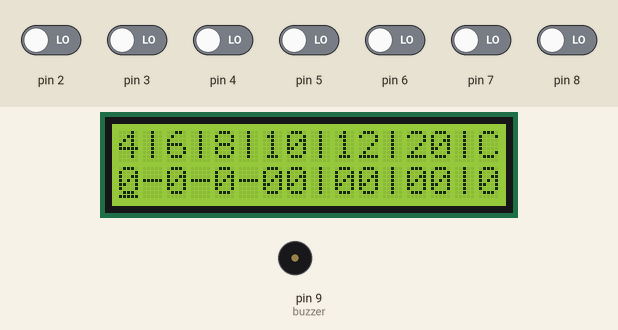
This program was run on a simulated Arduino Nano, built with avr-gcc and run on an emulated ATmega328P. Shown: 16×2 character LCD, buzzer (waves = sounding). Inputs (shaded band) come from the test bench; at power-on: pin 2–8 LOW. Random numbers use the default seed unless the program sets one; what the program prints to the serial monitor is not drawn.

Above: at 3.3 s.
3.4 s: pin 2 driven HIGH
At 6.2 s:
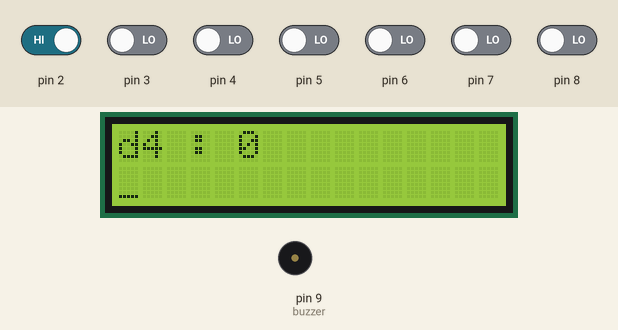
6.4 s: pin 8 driven HIGH
At 7.5 s:
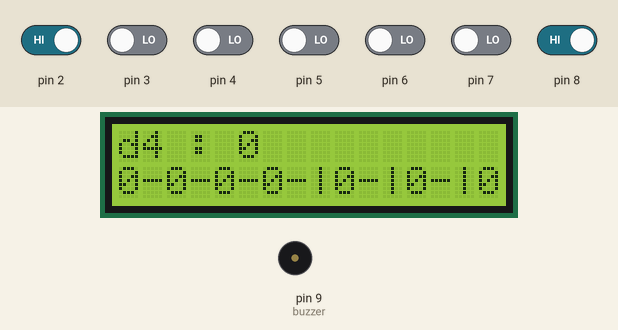
9.4 s: pin 4 driven HIGH
At 9.6 s:
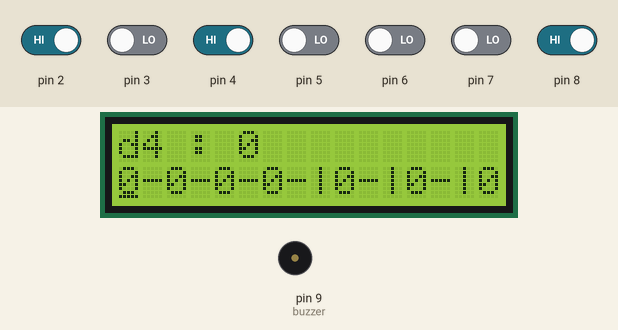
11.2 s: pin 3 driven HIGH
At 12.4 s:
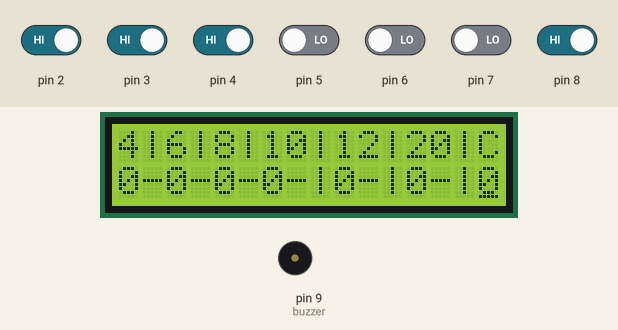
13.4 s: pin 5 driven HIGH
At 15.3 s:
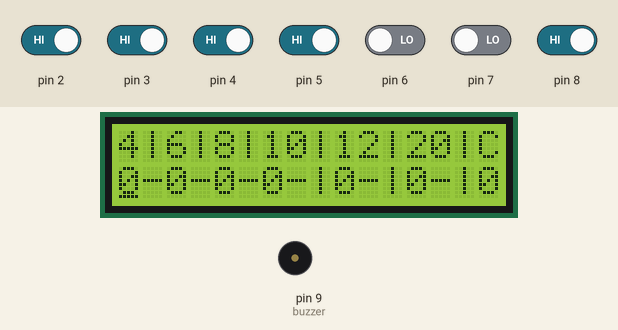
15.5 s: pin 6 driven HIGH
At 16.6 s:
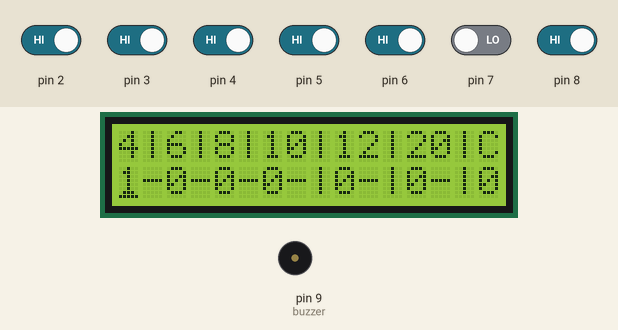
Timing chart, 0 to 18.5 s (numbered marks = the images above; inputs shaded):
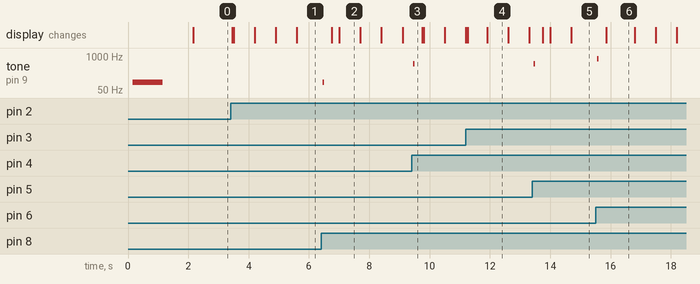

Measured:
- after the input at 6.4 s, tone on pin 9 (buzzer): silent → 100 Hz after 0.05 s, → silent 0.05 s later
- after the input at 9.4 s, tone on pin 9 (buzzer): silent → 500 Hz after 0.05 s, → silent 0.05 s later
- after the input at 13.4 s, tone on pin 9 (buzzer): silent → 500 Hz after 0.05 s, → silent 0.05 s later
- after the input at 15.5 s, tone on pin 9 (buzzer): silent → 800 Hz after 0.05 s, → silent 0.05 s later

The program:

main.cpp
```cpp
#include <Arduino.h>
//I2C and LCD lib
#include <Wire.h>
#include <LiquidCrystal_I2C.h>
//Button control lib
#include "avdweb_Switch.h"
//Button Pins
//top left = 2
Switch TopLeftButton = Switch(2, INPUT, HIGH);
//bottem left = 3
Switch BottomLeftButton = Switch(3, INPUT, HIGH);
//DLEFT = 4
Switch DPleft = Switch(4, INPUT, HIGH);
//DRIGHT = 5
Switch DPright = Switch(5, INPUT, HIGH);
//dUP = 6
Switch DPup = Switch(6, INPUT, HIGH);
//DDOWN = 7
Switch DPdown = Switch(7, INPUT, HIGH);
//DCENTRE = 8
Switch DPcenture = Switch(8, INPUT, HIGH);

//Buzer pin
const int buzzer = 9; //buzzer to arduino pin 9


//LCD CURSOR QUARDS
int x = 0;
int y = 1;
bool cursorflash = 0;
bool diceroaled = false;
int diceroles[7];
const int jumparray[] = {2,2,2,3,3,3,3};
int jumparray_pos = 0;
int d4 = 0,d6 = 0,d8 = 0,d10 = 0,d12 = 0,d20 = 0,d100 = 0;
int roaled_dice_list_pos = 0;
String D4roles = "", D6roles = "", D8roles = "", D10roles = "", D12roles = "", D20roles = "", D100roles = "";

//Definding functions
void D_pad_map();
void flash_cursor(int amount);
void move_selection(bool diection);
void changeDice(byte action);
void DEBUG_PRINT_ARRAY();
void roal_the_dice();
void array_to_lcd();
void display_dice_roles(byte role);
void up_button_switcher();
void down_buttom_switcher();
void bottem_left_switcher();

//Setting up the lcd
LiquidCrystal_I2C lcd(0x27,16,4);  // set the LCD address to 0x27 for a 16 chars and 2 line display

void setup()
{
  Serial.begin(9600); // open the serial port at 9600 bps:
  pinMode(buzzer, OUTPUT); // Set buzzer - pin 9 as an output
  lcd.init();// initialize the lcd
  lcd.begin(16, 2);
  // Print a message to the LCD.
  lcd.backlight();
  lcd.cursor_on();
  lcd.setCursor(0,0);
  lcd.print("4|6|8|10|12|20|C");
  lcd.setCursor(0,1);
  lcd.print("0-0-0-00|00|00|0");
  tone(buzzer, 100); // Send 1KHz sound signal...
  delay(1000);        // ...for 1 sec
  noTone(buzzer);     // Stop sound...
  delay(1000);        // ...for 1sec
  lcd.setCursor(x,y);

}

void loop()
{
  lcd.setCursor(x,y);
  D_pad_map();
  flash_cursor(700);
  //if (diceroaled == true)
  //{
  //display_dice_roles();
  //}
}


void up_button_switcher(){
tone(buzzer, 800); // Send 1KHz sound signal...
delay(50);        // ...for 1 sec
noTone(buzzer);
if (diceroaled == false){changeDice(1);}
else { display_dice_roles(1);
}
}

void down_buttom_switcher(){
tone(buzzer, 300); // Send 1KHz sound signal...
delay(50);        // ...for 1 sec
noTone(buzzer);
if (diceroaled == false){changeDice(0);}
else {
  display_dice_roles(0);
}
}


void bottem_left_switcher(){
if (diceroaled == true){
diceroaled = false;
lcd.setCursor(0,0);
lcd.print("4|6|8|10|12|20|C");
lcd.setCursor(0,1);
array_to_lcd();
}
}


void display_dice_roles(byte role){
//D4roles = "", D6roles = "", D8roles = "", D10roles = "", D12roles = "", D20roles = "", D100roles = "";
  if (role == 0){
    if (roaled_dice_list_pos >= 6){
      roaled_dice_list_pos = 0;
    }
    else{
    roaled_dice_list_pos = roaled_dice_list_pos + 1;
    }
  }
  else if (role == 1) {
    if (roaled_dice_list_pos <= 0) {
      roaled_dice_list_pos = 6;
    }
    else{
    roaled_dice_list_pos = roaled_dice_list_pos - 1;
    }
  } else if (role == 2) {
    roaled_dice_list_pos = 0;
  }
  lcd.clear();
  lcd.setCursor(0,1);
  lcd.clear();
  switch (roaled_dice_list_pos) {
  case 0:
    lcd.setCursor(0,0);
    lcd.print("d4 : " + String(d4));
    lcd.setCursor(0,1);
    lcd.print(D4roles);
    break;
  case 1:
    lcd.setCursor(0,0);
    lcd.print("d6 : " + String(d6));
    lcd.setCursor(0,1);
    lcd.print(D6roles);
    break;
  case 2:
    lcd.setCursor(0,0);
    lcd.print("d8 : " + String(d8));
    lcd.setCursor(0,1);
    lcd.print(D8roles);
    // statements
    break;
  case 3:
    lcd.setCursor(0,0);
    lcd.print("d10 : " + String(d10));
    lcd.setCursor(0,1);
    lcd.print(D10roles);
    // statements
    break;
  case 4:
    lcd.setCursor(0,0);
    lcd.print("d12 : " + String(d12));
    lcd.setCursor(0,1);
    lcd.print(D12roles);
    // statements
    break;
  case 5:
    lcd.setCursor(0,0);
    lcd.print("d20 : " + String(d20));
    lcd.setCursor(0,1);
    lcd.print(D20roles);
    // statements
    break;
  case 6:
    lcd.setCursor(0,0);
    lcd.print("d100 : " + String(d100));
    lcd.setCursor(0,1);
    lcd.print(D100roles);
    // statements
    break;
  default:
    // statements
    break;
}

}


void roal_the_dice(){
  D4roles = "", D6roles = "", D8roles = "", D10roles = "", D12roles = "", D20roles = "", D100roles = "";
  d4 = 0;
  d6 = 0;
  d8 = 0;
  d10 = 0;
  d12 = 0;
  d20 = 0;
  d100 = 0;
  int temprandom = 0;
  for (int i = 0; i < diceroles[0]; i++){
  temprandom = random(1,5);
  D4roles = D4roles + "+" + String(temprandom);
  d4 = d4 + temprandom;

  }


  for (int i = 0; i < diceroles[1]; i++){
  temprandom = random(1,7);
  D6roles = D6roles + "+" + String(temprandom);
  d6 = d6 + temprandom;
  }


  for (int i = 0; i < diceroles[2]; i++){
  temprandom = random(1,9);
  D8roles = D8roles + "+" + String(temprandom);
  d8 = d8 + temprandom;

  }


  for (int i = 0; i < diceroles[3]; i++){
  temprandom = random(1,11);
  D10roles = D10roles + "+" + String(temprandom);
  d10 = d10 + temprandom;
  }


  for (int i = 0; i < diceroles[4]; i++){
  temprandom = random(1,13);
  D12roles = D12roles + "+" + String(temprandom);
  d12 = d12 + temprandom;
  }


  for (int i = 0; i < diceroles[5]; i++){
  temprandom = random(1,21);
  D20roles = D20roles + "+" + String(temprandom);
  d20 = d20 + temprandom;
  }


  for (int i = 0; i < diceroles[6]; i++){
  temprandom = random(1,101);
  D100roles = D100roles + "+" + String(temprandom);
  d100 = d100 + temprandom;
  }


//Serial.println("DICE ROLES");
//Serial.println("D4");
//Serial.println(String(d4));
//Serial.println(D4roles);
//Serial.println("D6");
//Serial.println(String(d6));
//Serial.println(D6roles);
//Serial.println("D8");
//Serial.println(String(d8));
//Serial.println(D8roles);
//Serial.println("D10");
//Serial.println(String(d10));
//Serial.println(D10roles);
//Serial.println("D12");
//Serial.println(String(d12));
//Serial.println(D12roles);
//Serial.println("D20");
//Serial.println(String(d20));
//Serial.println(D20roles);
//Serial.println("D100");
//Serial.println(String(d100));
//Serial.println(D100roles);
  diceroaled = true;
  display_dice_roles(2);

}

//Flashes the highlited text
void flash_cursor(int amount)
{
    if (millis() % amount == 0){
      if (cursorflash == 0) {
        cursorflash = 1;
        lcd.cursor();
      }
      else {
        cursorflash = 0;
        lcd.noCursor();
      }
  }
}
//0 = left
//1 = right
void move_selection(bool diection)
{
lcd.cursor();
if (diection == 1)
{
  x = x + jumparray[jumparray_pos];
  Serial.println(String("old jumparray pos" + String(jumparray_pos)));
  if (x >= 16 ){
    jumparray_pos = 0;
    x = 0;
  }
  else {jumparray_pos = jumparray_pos + 1;
    Serial.println(String("new jumparray pos" + String(jumparray_pos)));
}
}


if (diection == 0)
{
  if (jumparray[jumparray_pos] == 3){
     x = x - jumparray[jumparray_pos - 1];
     jumparray_pos = jumparray_pos - 1;
  }
  else
  {
    x = x - jumparray[jumparray_pos];
    Serial.println(String("old jumparray pos" + String(jumparray_pos)));

    if (x < 0 ){
      jumparray_pos = 6;
      x = 15;
    }
    else {jumparray_pos = jumparray_pos - 1;
        Serial.println(String("new jumparray pos" + String(jumparray_pos)));
  }
}
}
  tone(buzzer, 500); // Send 1KHz sound signal...
  delay(50);        // ...for 1 sec
  noTone(buzzer);

}

void array_to_lcd()
{
  String display_string = "";
  for(int i = 0; i < 7; i++)
  {
    if (i == 4 || i == 5 || i == 6){
    display_string = display_string + "|";
    }
    if (diceroles[i] <= 9) {
    display_string = display_string + String(diceroles[i]) + "-";
    }
    else{
      display_string = display_string + String(diceroles[i]);
    }
}
lcd.setCursor(0,1);
lcd.print(display_string);
lcd.setCursor(x,y);
}
//0 decress roal
//1 incres roal
//2 reset roal
void changeDice(byte action)
{
//int array_position = map(x, 0, 14, 0, 8);
Serial.println(String(jumparray_pos));
//if (array_position == 8){array_position = 7;}
switch (action) {
  case 0:
    if (diceroles[jumparray_pos] > 0)
    {
    diceroles[jumparray_pos] = diceroles[jumparray_pos] - 1;
    }
    break;
  case 1:
    diceroles[jumparray_pos] = diceroles[jumparray_pos] + 1;
    break;
  case 2:
    diceroles[jumparray_pos] = 0;
    tone(buzzer, 100); // Send 1KHz sound signal...
    delay(50);        // ...for 1 sec
    noTone(buzzer);
    break;
  default:
    Serial.println("HOW DID YOU EVEN GET HERE !!!!!");
    break;
}
DEBUG_PRINT_ARRAY();
array_to_lcd();
}

void DEBUG_PRINT_ARRAY(){
  Serial.println("--------");
  for(int i = 0; i < 8; i++)
  {
    Serial.println(String(diceroles[i]));
  }
  Serial.println("--------");

}

void D_pad_map()
{
  TopLeftButton.poll();
  if(TopLeftButton.switched()) Serial.print("TopLeftButton switched ");
  if(TopLeftButton.pushed()) {roal_the_dice();}
  if(TopLeftButton.released()) Serial.println("TopLeftButton released");
  //-------------------------------------------------------------------------------------
  BottomLeftButton.poll();
  if(BottomLeftButton.switched()) Serial.print("BottomLeftButton switched ");
  if(BottomLeftButton.pushed()) {bottem_left_switcher();}
  if(BottomLeftButton.released()) Serial.println("BottomLeftButton released");
  //-------------------------------------------------------------------------------------
  DPleft.poll();
  if(DPleft.switched()) Serial.print("DPleft switched ");
  if(DPleft.pushed()) {move_selection(0);}
  if(DPleft.released()) Serial.println("DPleft released");
  //-------------------------------------------------------------------------------------
  DPright.poll();
  if(DPright.switched()) Serial.print("DPright switched ");
  if(DPright.pushed()) {move_selection(1);}
  if(DPright.released()) Serial.println("DPright released");
  //-------------------------------------------------------------------------------------
  DPup.poll();
  if(DPup.switched()) Serial.print("DPup switched ");
  if(DPup.pushed()) {up_button_switcher();}
  if(DPup.released()) Serial.println("DPup released");
  //-------------------------------------------------------------------------------------
  DPdown.poll();
  if(DPdown.switched()) Serial.print("DPdown switched ");
  if(DPdown.pushed()) {down_buttom_switcher();}
  if(DPdown.released()) Serial.println("DPdown released");
  //-------------------------------------------------------------------------------------
  DPcenture.poll();
  if(DPcenture.switched()) Serial.print("DPcenture switched ");
  if(DPcenture.pushed()) {changeDice(2);}
  if(DPcenture.released()) Serial.println("DPcenture released");
  //-------------------------------------------------------------------------------------
}


/*
{
  lcd.cursor();
  if (diection == 0)
    {
    if (x  - 2 < 0)
      {
        x = 14;
      }
    else
      {
          x = ((x - 2) % 16);
      }
    }
    else
    {
    x = ((x + 2) % 16);
    }
*/
```
